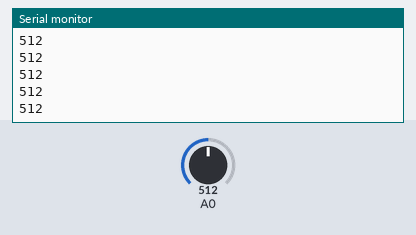
Simulated run of this sketch. Board: Arduino Uno, built with avr-gcc and run on an emulated ATmega328P. Shown: the last lines printed to the serial monitor. Inputs (shaded band) come from the test bench; at power-on: A0 = 512.

Above: at 1.2 s.
1.3 s: A0 set to 716
At 1.31 s:
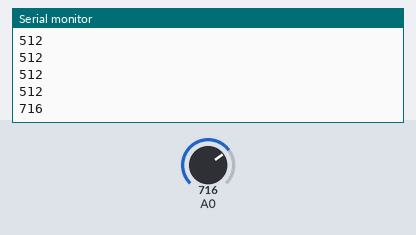
2.8 s: A0 set to 900
At 2.81 s:
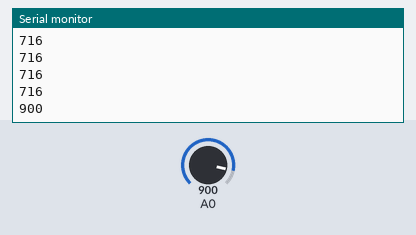
Timing chart, 0 to 5.8 s (numbered marks = the images above; inputs shaded):
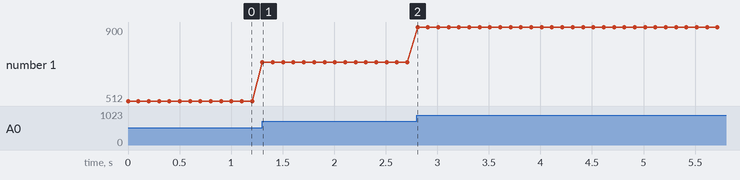

Measured:
- after the input at 1.3 s, the serial monitor: prints a new line at once (image 1)
- after the input at 2.8 s, the serial monitor: prints a new line at once (image 2)
- plotted number 1: 512 → 716 after the input at 1.3 s, 716 → 900 after the input at 2.8 s

The sketch:

MQ_basic.ino
```cpp
void  setup() {
  Serial.begin(115200);
}

void loop() {
  int v = analogRead(A0);
  Serial.println(v);
  delay(100);
}
```
